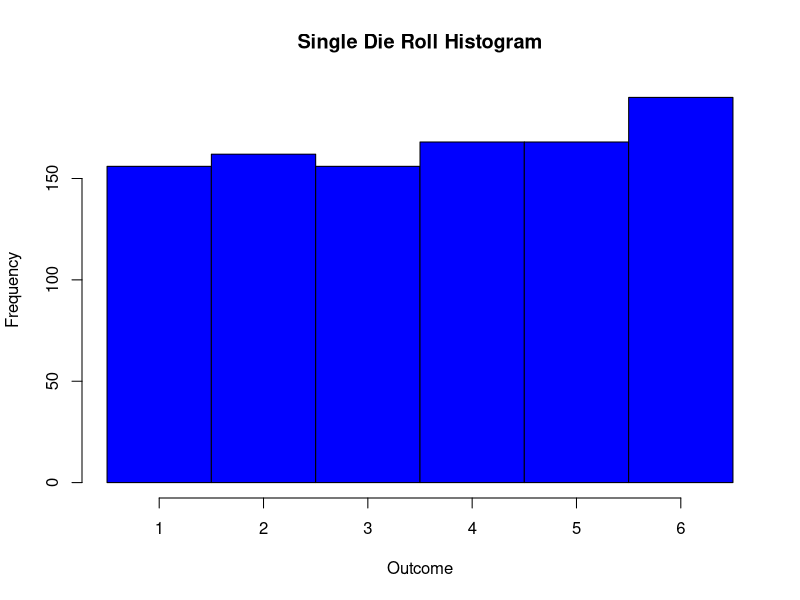
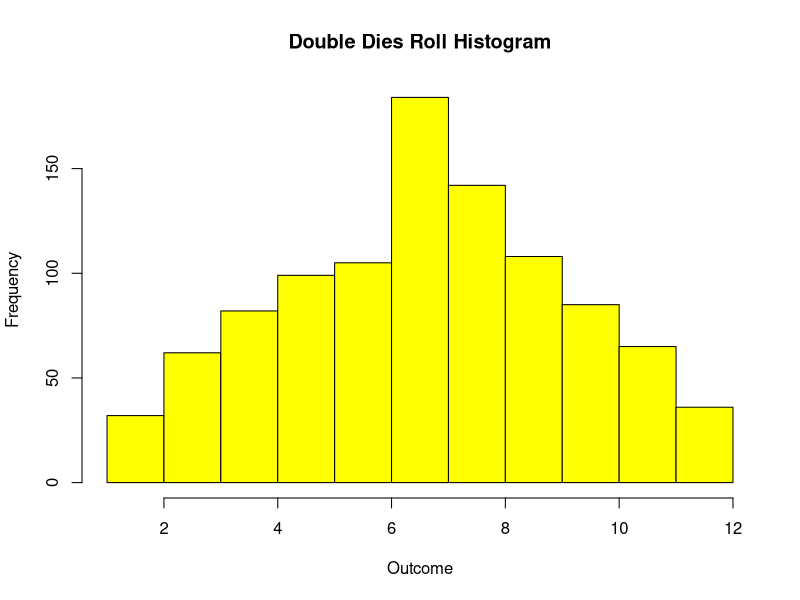

Source code (R) for these figures, in order:
one_dice<-sample(1:6,1000,replace = TRUE)
hist(one_dice, breaks = 0.5:6.5, main = "Single Die Roll Histogram", xlab = "Outcome",col = "blue")

double_dices<-replicate(1000,sum(sample(1:6,2,replace = TRUE)))
hist(double_dices, breaks = 1:12, main = "Double Dies Roll Histogram", xlab = "Outcome",col = "yellow")

